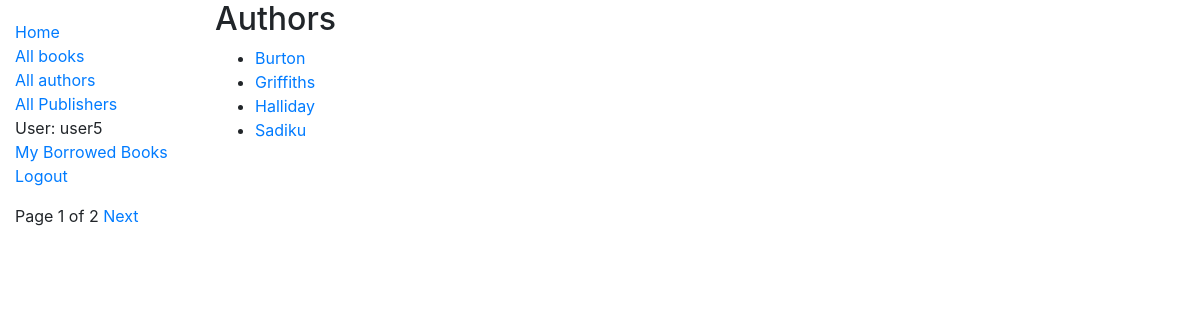
The page /catalog/authors/ (signed in) on the database its author committed.
### catalog/models.py (models this page shows, shortened)
class Author(models.Model):
    first_name=models.CharField(max_length=100)
    last_name=models.CharField(max_length=100)
    thesis=models.TextField(max_length=200, null=True)
    last_accessed=models.DateTimeField(null=True)
    class Meta:
        ordering=['last_name','first_name']
    def get_absolute_url(self):
        return reverse('author-detail', args=[str(self.id)])

### catalog/views.py (the view)
# urls.py: path('authors/',views.AuthorListView.as_view(),name='authors'),
class AuthorListView(generic.ListView):
    model=Author
    paginate_by=4

### catalog/templates/catalog/author_list.html
{% extends "base_generic.html" %}
{% block content %}
    <h2>Authors</h2>
    <ul>
        {% for author in object_list %}
            <li><a href="{{author.get_absolute_url}}">{{author.last_name}}</a> </li>
        {% endfor %}
    </ul>
{% endblock %}

### catalog/templates/base_generic.html (shortened to what this page needs)
<!DOCTYPE html>
<html lang="en">
<head>
  <link rel="stylesheet" href="https://cdn.jsdelivr.net/npm/bootstrap@4.5.3/dist/css/bootstrap.min.css">
  {% load static %}
  <link rel="stylesheet" href="{% static 'css/styles.css' %}">
</head>
<body>
  <div class="container-fluid">
    <div class="row">
      <div class="col-sm-2">
      {% block sidebar %}
        <ul class="sidebar-nav">
          <li><a href="{% url 'index' %}">Home</a></li>
          <li><a href="{% url 'books' %}">All books</a></li>
          <li><a href="{% url 'authors' %}">All authors</a></li>
          <li><a href="{% url 'publishers' %}">All Publishers</a></li>
          {% if user.is_authenticated %}
            <li>User: {{user.get_username}}</li>
            <li><a href="{%url 'my-borrowed' %}">My Borrowed Books</a></li>
            <li><a href="{% url 'logout' %}?next={{request.path}}">Logout</a></li>
          {% else %}
            <li><a href="{% url 'login' %}?next={{request.path}}">Login</a></li>
            <li><a href="{% url 'register' %}">Register</a></li>
          {% endif %}
        </ul>
     {% endblock %}
     {% block pagination %}
     {% if is_paginated %}
         <div class="pagination">
             <span class="page-links">
             <span class="page-current">
                 Page {{page_obj.number}} of {{page_obj.paginator.num_pages}}</span>
                 {% if page_obj.has_next %}
                     <a href="{{request.path}}?page={{page_obj.next_page_number}}">Next</a>
                 {% endif %}
             </span>
         </div>
         {% endif %}
 {% endblock %}
      </div>
      <div class="col-sm-10 ">{% block content %}{% endblock %}</div>
    </div>
  </div>
</body>
</html>

### catalog/static/css/styles.css (style rules this page uses)
.sidebar-nav { margin-top: 20px; padding: 0; list-style: none; }

### rows shown on the page
Author: last_name "Burton"
Author: last_name "Griffiths"
Author: last_name "Halliday"
Author: last_name "Sadiku"

### other values the page prints
{{ user.get_username }} "user5"
{{ page_obj.number }} "1"
{{ page_obj.paginator.num_pages }} "2"
